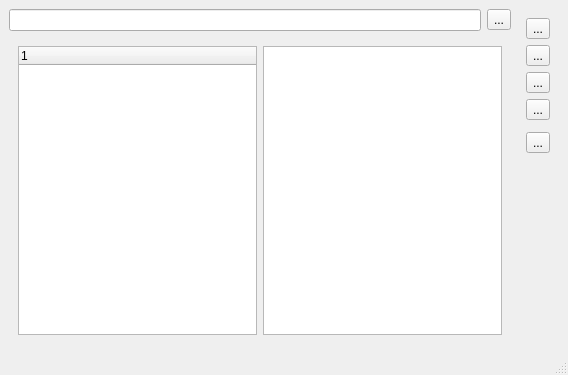
<?xml version="1.0" encoding="UTF-8"?>
<ui version="4.0">
 <class>Copya</class>
 <widget class="QMainWindow" name="Copya">
  <property name="geometry">
   <rect>
    <x>0</x>
    <y>0</y>
    <width>568</width>
    <height>375</height>
   </rect>
  </property>
  <property name="windowTitle">
   <string>Copya</string>
  </property>
  <widget class="QWidget" name="centralwidget">
   <layout class="QGridLayout" name="gridLayout_3">
    <item row="1" column="0" rowspan="2" colspan="2">
     <widget class="QWidget" name="widget_2" native="true">
      <layout class="QGridLayout" name="gridLayout_2">
       <item row="0" column="0" rowspan="2">
        <widget class="CustomTreeWidget" name="treeWidget">
         <column>
          <property name="text">
           <string notr="true">1</string>
          </property>
         </column>
        </widget>
       </item>
       <item row="0" column="1" rowspan="2">
        <widget class="QPlainTextEdit" name="plainTextEdit"/>
       </item>
      </layout>
     </widget>
    </item>
    <item row="0" column="1">
     <widget class="QToolButton" name="searchButton">
      <property name="text">
       <string>...</string>
      </property>
     </widget>
    </item>
    <item row="0" column="0">
     <widget class="QLineEdit" name="lineEdit"/>
    </item>
    <item row="0" column="2" rowspan="3">
     <widget class="QWidget" name="widget" native="true">
      <layout class="QGridLayout" name="gridLayout">
       <item row="4" column="0">
        <widget class="QWidget" name="widget_3" native="true"/>
       </item>
       <item row="3" column="0">
        <widget class="QToolButton" name="markNormalButton">
         <property name="text">
          <string>...</string>
         </property>
         <property name="icon">
          <iconset resource="../../../resources/icon.qrc">
           <normaloff>:/main/icon/MynauiLabelLight.svg</normaloff>:/main/icon/MynauiLabelLight.svg</iconset>
         </property>
         <property name="iconSize">
          <size>
           <width>20</width>
           <height>20</height>
          </size>
         </property>
        </widget>
       </item>
       <item row="6" column="0">
        <spacer name="verticalSpacer">
         <property name="orientation">
          <enum>Qt::Vertical</enum>
         </property>
         <property name="sizeHint" stdset="0">
          <size>
           <width>20</width>
           <height>40</height>
          </size>
         </property>
        </spacer>
       </item>
       <item row="1" column="0">
        <widget class="QToolButton" name="deleteButton">
         <property name="text">
          <string>...</string>
         </property>
         <property name="icon">
          <iconset resource="../../../resources/icon.qrc">
           <normaloff>:/main/icon/MaterialSymbolsDelete.svg</normaloff>:/main/icon/MaterialSymbolsDelete.svg</iconset>
         </property>
         <property name="iconSize">
          <size>
           <width>20</width>
           <height>20</height>
          </size>
         </property>
        </widget>
       </item>
       <item row="0" column="0">
        <widget class="QToolButton" name="refreshButton">
         <property name="text">
          <string>...</string>
         </property>
         <property name="icon">
          <iconset resource="../../../resources/icon.qrc">
           <normaloff>:/main/icon/SolarRefreshBold.svg</normaloff>:/main/icon/SolarRefreshBold.svg</iconset>
         </property>
         <property name="iconSize">
          <size>
           <width>20</width>
           <height>20</height>
          </size>
         </property>
        </widget>
       </item>
       <item row="2" column="0">
        <widget class="QToolButton" name="markImportantButton">
         <property name="text">
          <string>...</string>
         </property>
         <property name="icon">
          <iconset resource="../../../resources/icon.qrc">
           <normaloff>:/main/icon/MynauiLabelSolid.svg</normaloff>:/main/icon/MynauiLabelSolid.svg</iconset>
         </property>
         <property name="iconSize">
          <size>
           <width>20</width>
           <height>20</height>
          </size>
         </property>
        </widget>
       </item>
       <item row="5" column="0">
        <widget class="QToolButton" name="addLabelButton">
         <property name="text">
          <string>...</string>
         </property>
         <property name="icon">
          <iconset resource="../../../resources/icon.qrc">
           <normaloff>:/main/icon/MaterialSymbolsAdd.svg</normaloff>:/main/icon/MaterialSymbolsAdd.svg</iconset>
         </property>
         <property name="iconSize">
          <size>
           <width>20</width>
           <height>20</height>
          </size>
         </property>
        </widget>
       </item>
      </layout>
     </widget>
    </item>
   </layout>
  </widget>
  <widget class="QMenuBar" name="menubar">
   <property name="geometry">
    <rect>
     <x>0</x>
     <y>0</y>
     <width>568</width>
     <height>32</height>
    </rect>
   </property>
  </widget>
  <widget class="QStatusBar" name="statusbar"/>
 </widget>
 <customwidgets>
  <customwidget>
   <class>CustomTreeWidget</class>
   <extends>QTreeWidget</extends>
   <header>customtreewidget.h</header>
  </customwidget>
 </customwidgets>
 <resources>
  <include location="../../../resources/icon.qrc"/>
 </resources>
 <connections/>
</ui>
